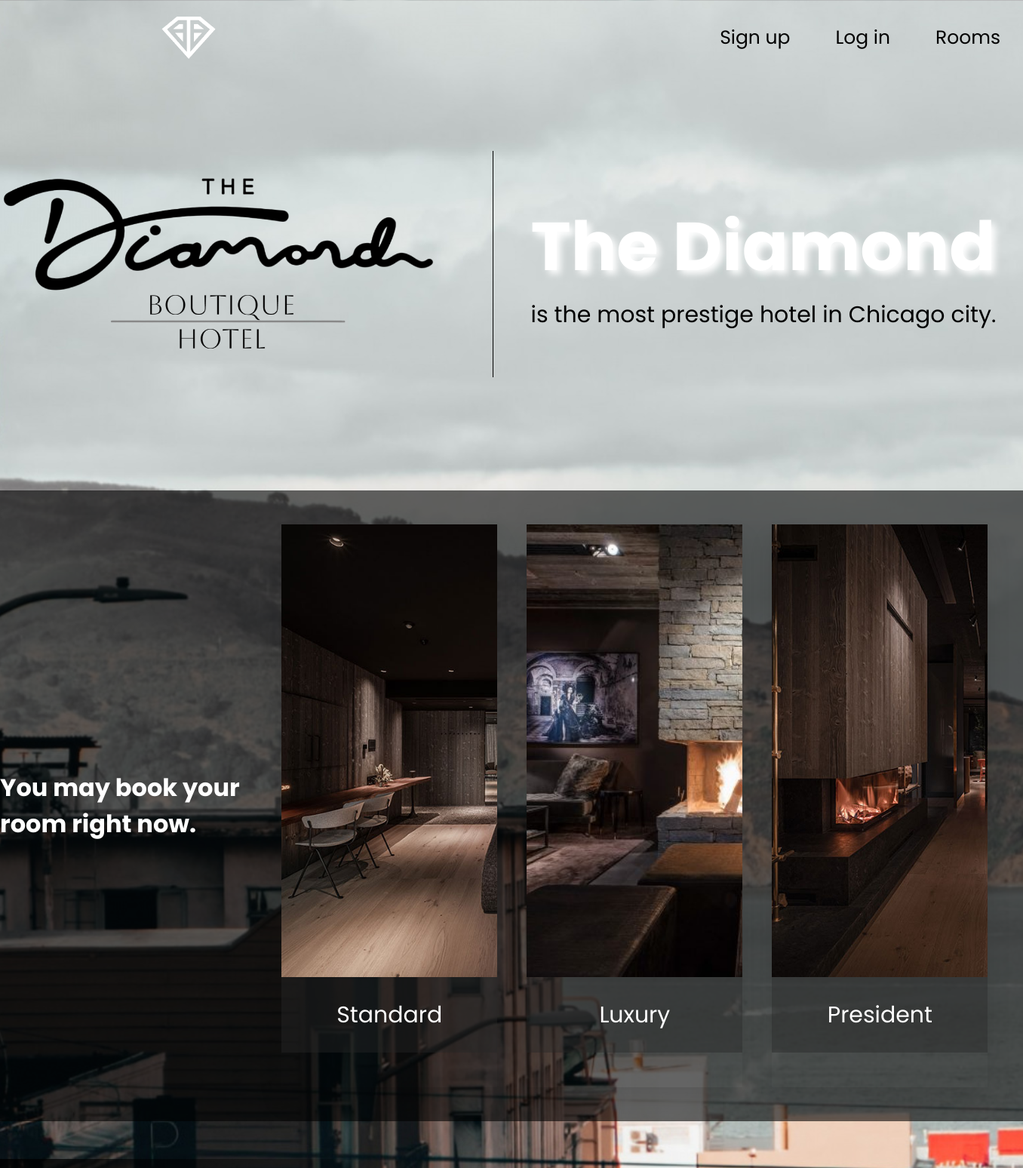
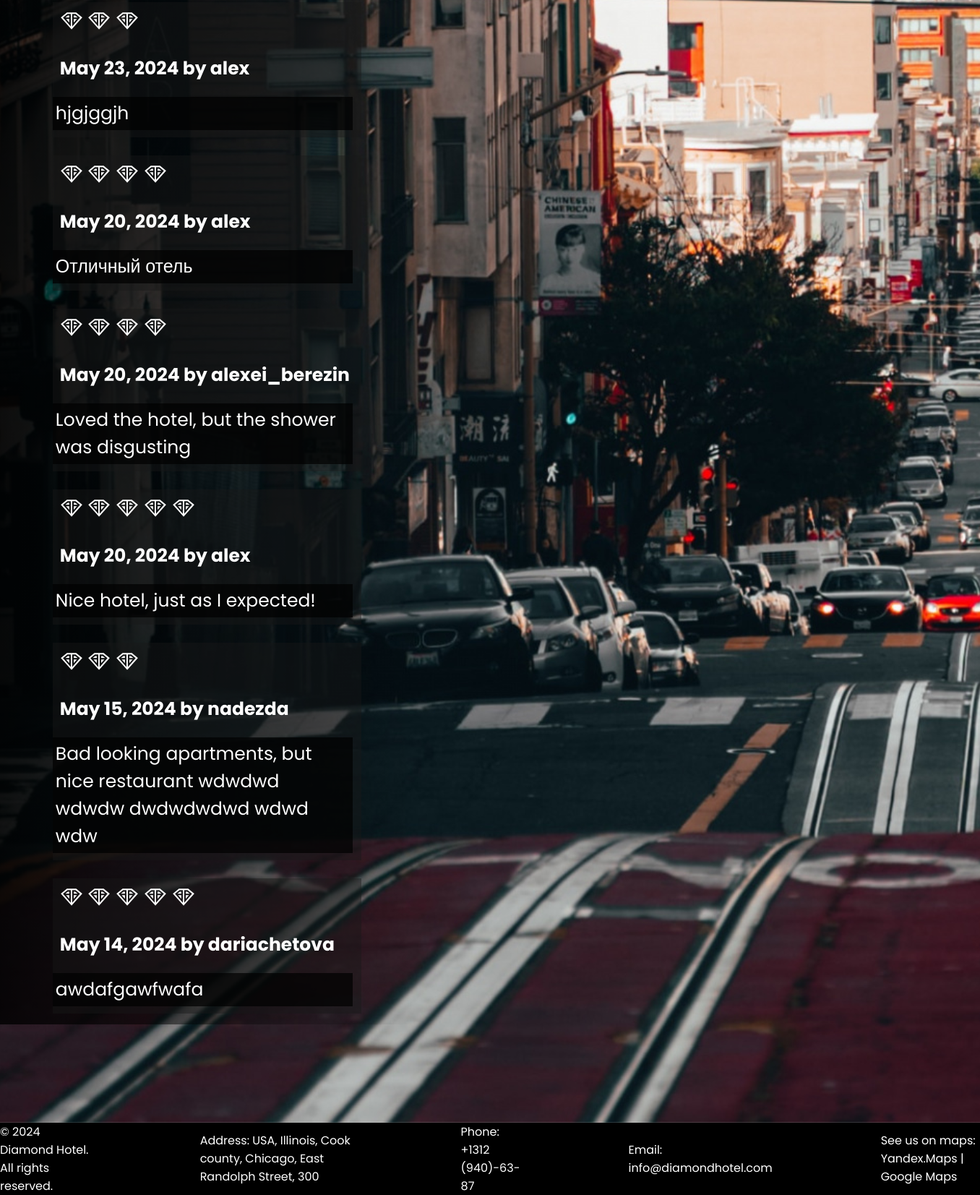
The page / on the database its author committed (2 pictures, top to bottom).
### direct/models.py (models this page shows, shortened)
class Review(models.Model):
    rate_of=models.SmallIntegerField()
    content=models.TextField(blank=True)
    published_at=models.DateTimeField(default=timezone.now)
    author=models.ForeignKey(User,on_delete=models.CASCADE)
    class Meta:
        ordering=['-published_at']

### direct/views.py (the view, shortened to what this page needs)
# urls.py: path('', views.index),
def index(request):
    Reservation.everyday_check()
    if request.method=="GET":
        reviews = Review.objects.all()
        form = ReviewForm()
        return render(request, "index.html", context={'reviews': reviews, 'form':form})

### direct/models.py (called while the page is built)
    def everyday_check():
        reservations = Reservation.objects.all()
        for reservation in reservations:
            if reservation.check_out.day < date.today().day:
                reservation.delete()

### direct/views.py (called while the page is built)
@register.filter
def get_range(value):
    return range(value)

### direct/templates/index.html (shortened to what this page needs)
<!DOCTYPE html>
{% load static %}
<html lang="en">
<head>
</head>
<body>
    <header id="header">
      <div class="logobox">
        <img id="logo" src="{% static 'images/diamond.png' %}" alt="">
      </div>
        <ul id="headerul" >
          {% if not request.user.is_authenticated %}
          <li><a href="{%url 'signup'%}">Sign up</a></li>
          <li><a href="{%url 'signin'%}">Log in</a></li>
          {% endif %}
          <li><a href="{% url 'rooms' %}">Rooms</a></li>
        </ul>
    </header>
    <div class="content">
        <div class="about">
          <img src="{% static 'images/diamond_bl.png' %}" alt="">
          <div class="info">
            <h1 style="color: white;">The Diamond</h1>
            <p style="color: black">is the most prestige hotel in Chicago city.</p>
          </div>
        </div>
        <div class="rooms">
            <div class="room-disp">
                <h1>You may book your room right now.</h1>
            </div>
            <div class="container">
                <div class="box">
                    <img src="{% static 'images/rooms/room-1.jpg' %}">
                    <p class="room-p">Standard</p>
                </div>
                <div class="box">
                    <img src="{% static 'images/rooms/lux-1.jpg' %}">
                    <p class="room-p">Luxury</p>
                </div>
                <div class="box">
                    <img src="{% static 'images/rooms/pres-1.jpg' %}">
                    <p class="room-p">President</p>
                </div>
            </div>
        </div>
        <div class="review-box">
            {% for review in reviews %}
                <div class="card">
                    <div id="rate">
                        {% for i in review.rate_of|get_range %}
                            <img src="{% static 'images/diamond.png' %}" alt="">
                        {% endfor %}
                    </div>
                    <h4>{{ review.published_at | date:"M d, Y" }} by {{ review.author.username }} </h4>
                    <p style="background-color: #000000b5; padding: 1%; margin-left:-10px;width: 100%;">{{ review.content }}</p>
                </div>
            {% endfor %}
        </div>
    </div>
    <footer style="margin-bottom: 0px; position:absolute; display:flex; justify-content: center; align-items:center; ">
        <div class="footer-inner" style="color:white; display:flex; justify-content: space-around; align-items:center; column-gap:150px;">
            <p>&copy; 2024 Diamond Hotel. All rights reserved.</p>
            <p>Address: USA, Illinois, Cook county, Chicago, East Randolph Street, 300</p>
            <p>Phone: +1312 (940)-63-87</p>
            <p>Email: info@diamondhotel.com</p>
            <p>See us on maps: <a href="https://yandex.ru/maps/-/CDfYRAOY">Yandex.Maps</a> | <a href="https://maps.app.goo.gl/ktJhHEDGhK79ksde9">Google Maps</a></p>
        </div>
    </footer>
</body>
</html>

### rows shown on the page
Review: rate_of 3 (drawn), published_at "May 23, 2024", author.username "alex", content "hjgjggjh"
Review: rate_of 4 (drawn), published_at "May 20, 2024", author.username "alex", content "Отличный отель"
Review: rate_of 4 (drawn), published_at "May 20, 2024", author.username "alexei_berezin", content "Loved the hotel, but the shower was disgusting"
Review: rate_of 5 (drawn), published_at "May 20, 2024", author.username "alex", content "Nice hotel, just as I expected!"
Review: rate_of 3 (drawn), published_at "May 15, 2024", author.username "nadezda", content "Bad looking apartments, but nice restaurant wdwdwd wdwdw dwdwdwdwd wdwd wdw"
Review: rate_of 5 (drawn), published_at "May 14, 2024", author.username "dariachetova", content "awdafgawfwafa"
